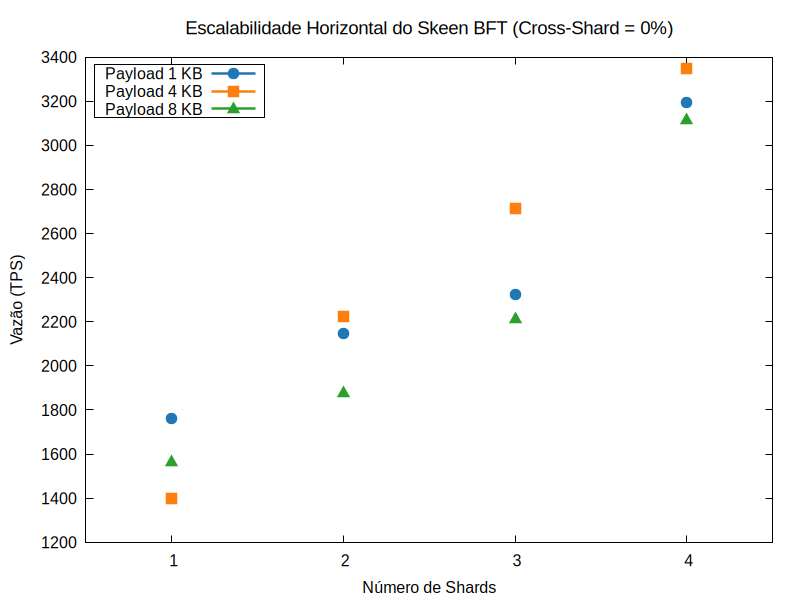

Here is the gnuplot script that generated this plot:
# Configurações de saída (Alta qualidade para o Doutorado)
set terminal pngcairo size 800,600 enhanced font 'Arial,12'
set output 'grafico_escalabilidade.png'

# Títulos e Eixos
set title "Escalabilidade Horizontal do Skeen BFT (Cross-Shard = 0%)" font ",14 bold"
set xlabel "Número de Shards" font ",12 bold"
set ylabel "Vazão (TPS)" font ",12 bold"

# Grid e Legenda
set grid ytics lc rgb "#dddddd" lw 1 lt 0
set key top left box opaque

# Lendo o CSV
set datafile separator ","

# Ajuste do eixo X para mostrar apenas os números inteiros dos Shards
set xrange [0.5:4.5]
set xtics 1,1,4

# Plotando as linhas filtrando pelas condições (coluna 3 = 0.0)
plot 'resultados_tese_skeen.csv' using 1:($2==1024 && $3==0.0 ? $5 : NaN) with linespoints lw 2.5 pt 7 ps 1.5 lc rgb "#1f77b4" title "Payload 1 KB", \
     'resultados_tese_skeen.csv' using 1:($2==4096 && $3==0.0 ? $5 : NaN) with linespoints lw 2.5 pt 5 ps 1.5 lc rgb "#ff7f0e" title "Payload 4 KB", \
     'resultados_tese_skeen.csv' using 1:($2==8192 && $3==0.0 ? $5 : NaN) with linespoints lw 2.5 pt 9 ps 1.5 lc rgb "#2ca02c" title "Payload 8 KB"
